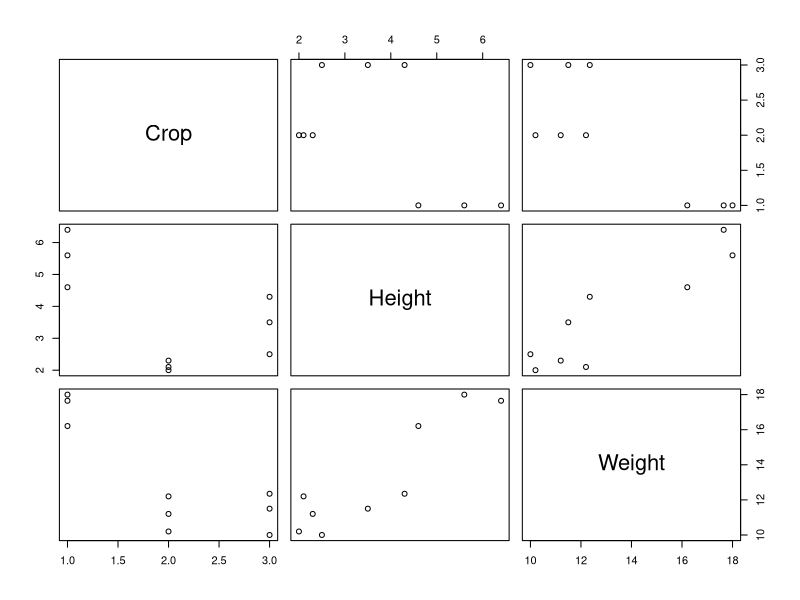
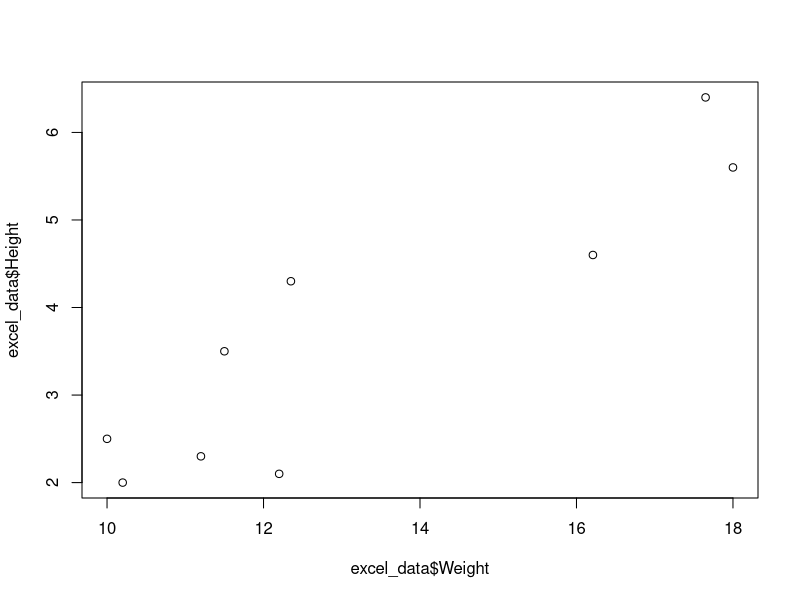
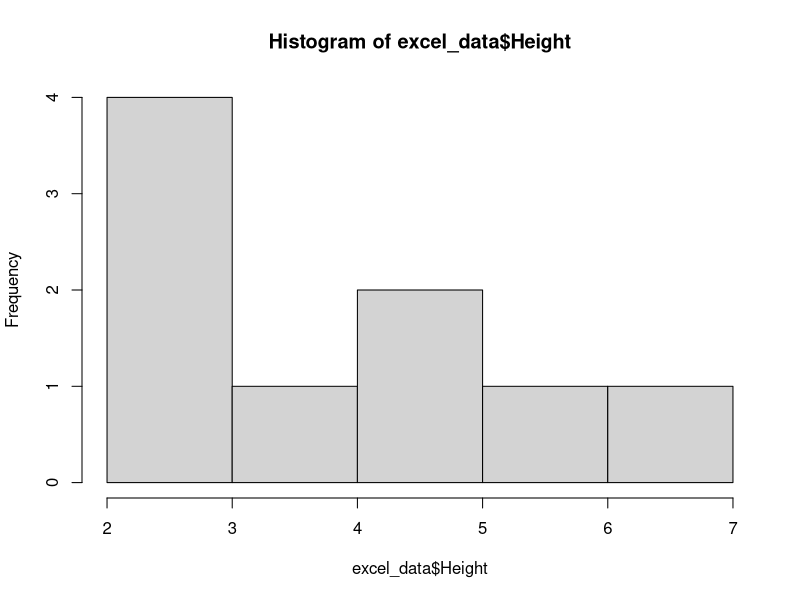
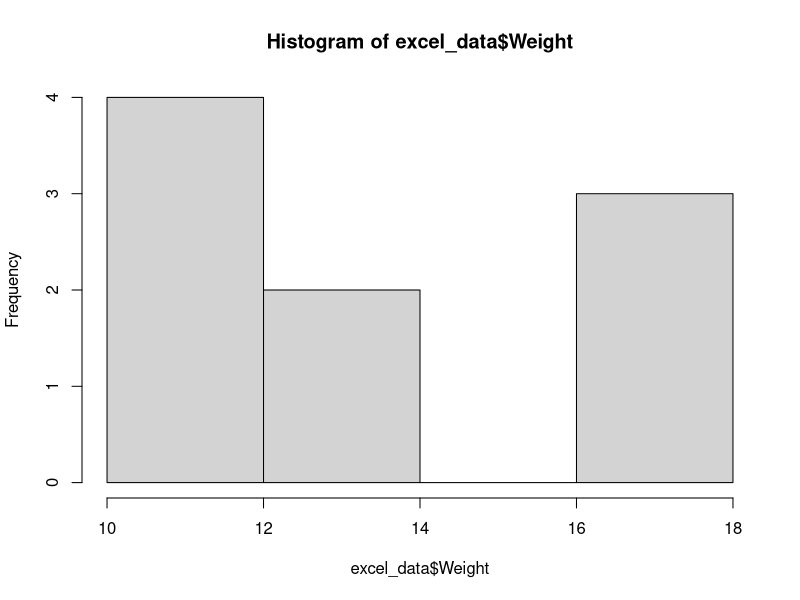
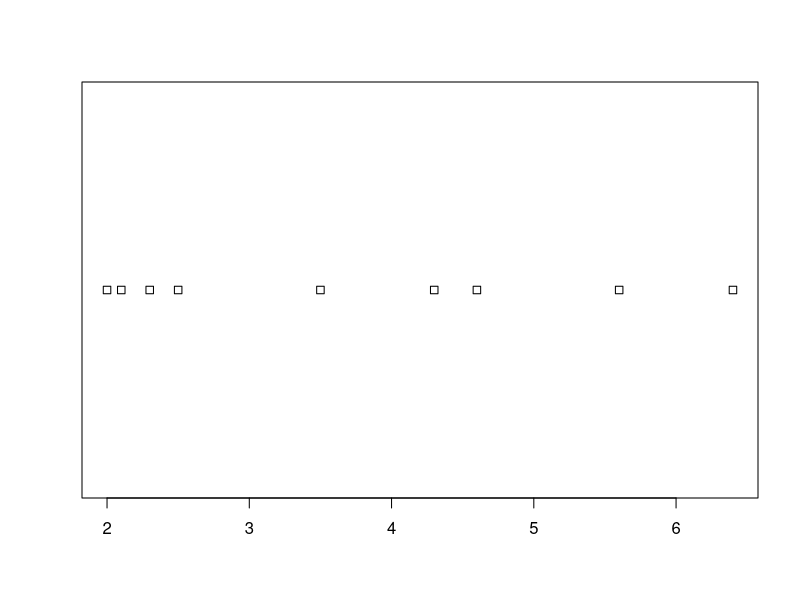

Write the R code that produced these figures, in order.
library(readxl)
excel_data <- read_excel("data.xlsx", sheet = "data", 
                         col_types = c("text", "numeric", "numeric"))
View(excel_data)
summary(excel_data)
plot(excel_data)
plot(excel_data$Height~excel_data$Weight)
hist(excel_data$Height)
hist(excel_data$Weight)
stripchart(excel_data$Height)
str(excel_data)
head(excel_data)
tail(excel_data)
